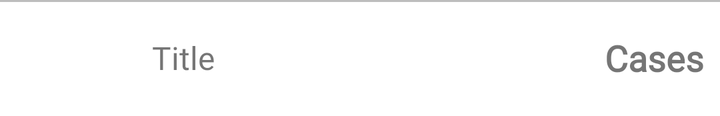
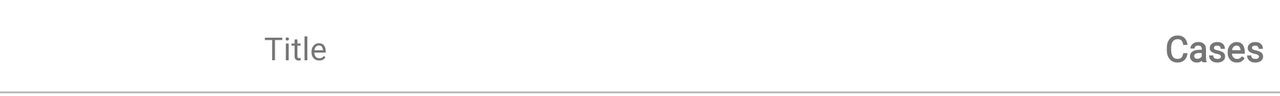

One screen, two layout resources from the same app: the default and the repository's alternative for another configuration. Each is rendered where Android would select it; the XML of both is given below.
<!-- AndroidManifest.xml: application theme MaterialDesign -->
<!-- res/layout/items_bottomsheet.xml -->
<?xml version="1.0" encoding="utf-8"?>
<androidx.constraintlayout.widget.ConstraintLayout xmlns:android="http://schemas.android.com/apk/res/android"
    xmlns:app="http://schemas.android.com/apk/res-auto"
    xmlns:tools="http://schemas.android.com/tools"
    android:layout_width="match_parent"
    android:layout_height="wrap_content">

    <View
        android:layout_width="match_parent"
        android:layout_height="1dp"
        android:background="@color/divider"
        app:layout_constraintTop_toTopOf="parent"
        tools:layout_editor_absoluteX="0dp" />

    <LinearLayout
        android:id="@+id/linearLayout"
        android:layout_width="match_parent"
        android:layout_height="wrap_content"
        android:layout_marginTop="4dp"
        android:layout_marginBottom="4dp"
        android:orientation="horizontal"
        android:weightSum="5"
        app:layout_constraintBottom_toBottomOf="parent"
        app:layout_constraintEnd_toEndOf="parent"
        app:layout_constraintStart_toStartOf="parent"
        app:layout_constraintTop_toTopOf="parent">

        <ImageView
            android:id="@+id/bottomsheet_stats_icon"
            android:layout_width="0dp"
            android:layout_height="50dp"
            android:layout_gravity="center|end"
            android:layout_weight="1"
            android:scaleType="centerInside" />

        <TextView
            android:id="@+id/bottomsheet_stats_title"
            android:layout_width="0dp"
            android:layout_height="match_parent"
            android:layout_weight="2.5"
            android:fontFamily="@font/open_sans_semibold"
            android:gravity="center|start"
            android:paddingLeft="4dp"
            android:textSize="16sp"
            tools:text="@string/stats_title_Text" />

        <TextView
            android:id="@+id/bottomsheet_stats_cases"
            android:layout_width="0dp"
            android:layout_height="match_parent"
            android:layout_weight="1.5"
            android:fontFamily="@font/open_sans"
            android:gravity="center|end"
            android:padding="8dp"
            android:textSize="18sp"
            android:textStyle="bold"
            tools:text="@string/stats_cases_Text" />

    </LinearLayout>
</androidx.constraintlayout.widget.ConstraintLayout>
<!-- resources referenced by this layout -->
<resources>
  <color name="divider">#BDBDBD</color>
  <string name="stats_cases_Text">Cases</string>
  <string name="stats_title_Text">Title</string>
  <style name="MaterialDesign" parent="Theme.MaterialComponents.Light.NoActionBar">
                  <item name="colorPrimary">@color/primary</item>
                  <item name="colorPrimaryDark">@color/primary_dark</item>
                  <item name="colorAccent">@color/accent</item>
      </style>
  <color name="primary">#2196F3</color>
  <color name="primary_dark">#1976D2</color>
  <color name="accent">#9E9E9E</color>
</resources>
<!-- res/layout-land/items_bottomsheet.xml (the repository's variant of the layout above) -->
<!-- drawn on the phone turned sideways -->
<?xml version="1.0" encoding="utf-8"?>
<androidx.constraintlayout.widget.ConstraintLayout xmlns:android="http://schemas.android.com/apk/res/android"
    xmlns:app="http://schemas.android.com/apk/res-auto"
    xmlns:tools="http://schemas.android.com/tools"
    android:layout_width="match_parent"
    android:layout_height="wrap_content">

    <View
        android:layout_width="match_parent"
        android:layout_height="1dp"
        android:background="@color/divider"
        app:layout_constraintBottom_toBottomOf="@+id/linearLayout"
        app:layout_constraintTop_toBottomOf="parent"
        tools:layout_editor_absoluteX="0dp" />

    <LinearLayout
        android:id="@+id/linearLayout"
        android:layout_width="match_parent"
        android:layout_height="wrap_content"
        android:layout_marginTop="4dp"
        android:layout_marginBottom="4dp"
        android:orientation="horizontal"
        android:weightSum="5"
        app:layout_constraintBottom_toBottomOf="parent"
        app:layout_constraintEnd_toEndOf="parent"
        app:layout_constraintStart_toStartOf="parent"
        app:layout_constraintTop_toTopOf="parent">

        <ImageView
            android:id="@+id/bottomsheet_stats_icon"
            android:layout_width="0dp"
            android:layout_height="match_parent"
            android:layout_gravity="center|end"
            android:layout_weight="1"
            android:scaleType="fitCenter" />

        <TextView
            android:id="@+id/bottomsheet_stats_title"
            android:layout_width="0dp"
            android:layout_height="match_parent"
            android:layout_weight="2.5"
            android:fontFamily="@font/open_sans_semibold"
            android:gravity="center|start"
            android:paddingLeft="4dp"
            android:textSize="16sp"
            tools:text="@string/stats_title_Text" />

        <TextView
            android:id="@+id/bottomsheet_stats_cases"
            android:layout_width="0dp"
            android:layout_height="match_parent"
            android:layout_weight="1.5"
            android:fontFamily="@font/open_sans"
            android:gravity="center|end"
            android:padding="8dp"
            android:textSize="18sp"
            android:textStyle="bold"
            tools:text="@string/stats_cases_Text" />

    </LinearLayout>

</androidx.constraintlayout.widget.ConstraintLayout>
